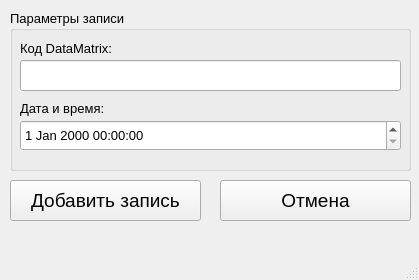
<?xml version="1.0" encoding="UTF-8"?>
<ui version="4.0">
 <class>addRecord</class>
 <widget class="QMainWindow" name="addRecord">
  <property name="windowModality">
   <enum>Qt::ApplicationModal</enum>
  </property>
  <property name="geometry">
   <rect>
    <x>0</x>
    <y>0</y>
    <width>419</width>
    <height>280</height>
   </rect>
  </property>
  <property name="windowTitle">
   <string>MainWindow</string>
  </property>
  <widget class="QWidget" name="centralwidget">
   <widget class="QGroupBox" name="groupBox">
    <property name="geometry">
     <rect>
      <x>10</x>
      <y>10</y>
      <width>401</width>
      <height>161</height>
     </rect>
    </property>
    <property name="font">
     <font>
      <pointsize>10</pointsize>
     </font>
    </property>
    <property name="title">
     <string>Параметры записи</string>
    </property>
    <widget class="QLineEdit" name="id">
     <property name="geometry">
      <rect>
       <x>10</x>
       <y>50</y>
       <width>381</width>
       <height>31</height>
      </rect>
     </property>
    </widget>
    <widget class="QLabel" name="label">
     <property name="geometry">
      <rect>
       <x>10</x>
       <y>30</y>
       <width>91</width>
       <height>16</height>
      </rect>
     </property>
     <property name="text">
      <string>Код DataMatrix:</string>
     </property>
    </widget>
    <widget class="QLabel" name="label_2">
     <property name="geometry">
      <rect>
       <x>10</x>
       <y>90</y>
       <width>91</width>
       <height>16</height>
      </rect>
     </property>
     <property name="text">
      <string>Дата и время:</string>
     </property>
    </widget>
    <widget class="QDateTimeEdit" name="dateTimeEdit">
     <property name="geometry">
      <rect>
       <x>10</x>
       <y>110</y>
       <width>381</width>
       <height>31</height>
      </rect>
     </property>
    </widget>
   </widget>
   <widget class="QPushButton" name="AddRecord">
    <property name="geometry">
     <rect>
      <x>10</x>
      <y>180</y>
      <width>191</width>
      <height>41</height>
     </rect>
    </property>
    <property name="font">
     <font>
      <pointsize>14</pointsize>
     </font>
    </property>
    <property name="text">
     <string>Добавить запись</string>
    </property>
   </widget>
   <widget class="QPushButton" name="Cancel">
    <property name="geometry">
     <rect>
      <x>220</x>
      <y>180</y>
      <width>191</width>
      <height>41</height>
     </rect>
    </property>
    <property name="font">
     <font>
      <pointsize>14</pointsize>
     </font>
    </property>
    <property name="text">
     <string>Отмена</string>
    </property>
   </widget>
  </widget>
  <widget class="QMenuBar" name="menubar">
   <property name="geometry">
    <rect>
     <x>0</x>
     <y>0</y>
     <width>419</width>
     <height>21</height>
    </rect>
   </property>
  </widget>
  <widget class="QStatusBar" name="statusbar"/>
 </widget>
 <resources/>
 <connections/>
</ui>
